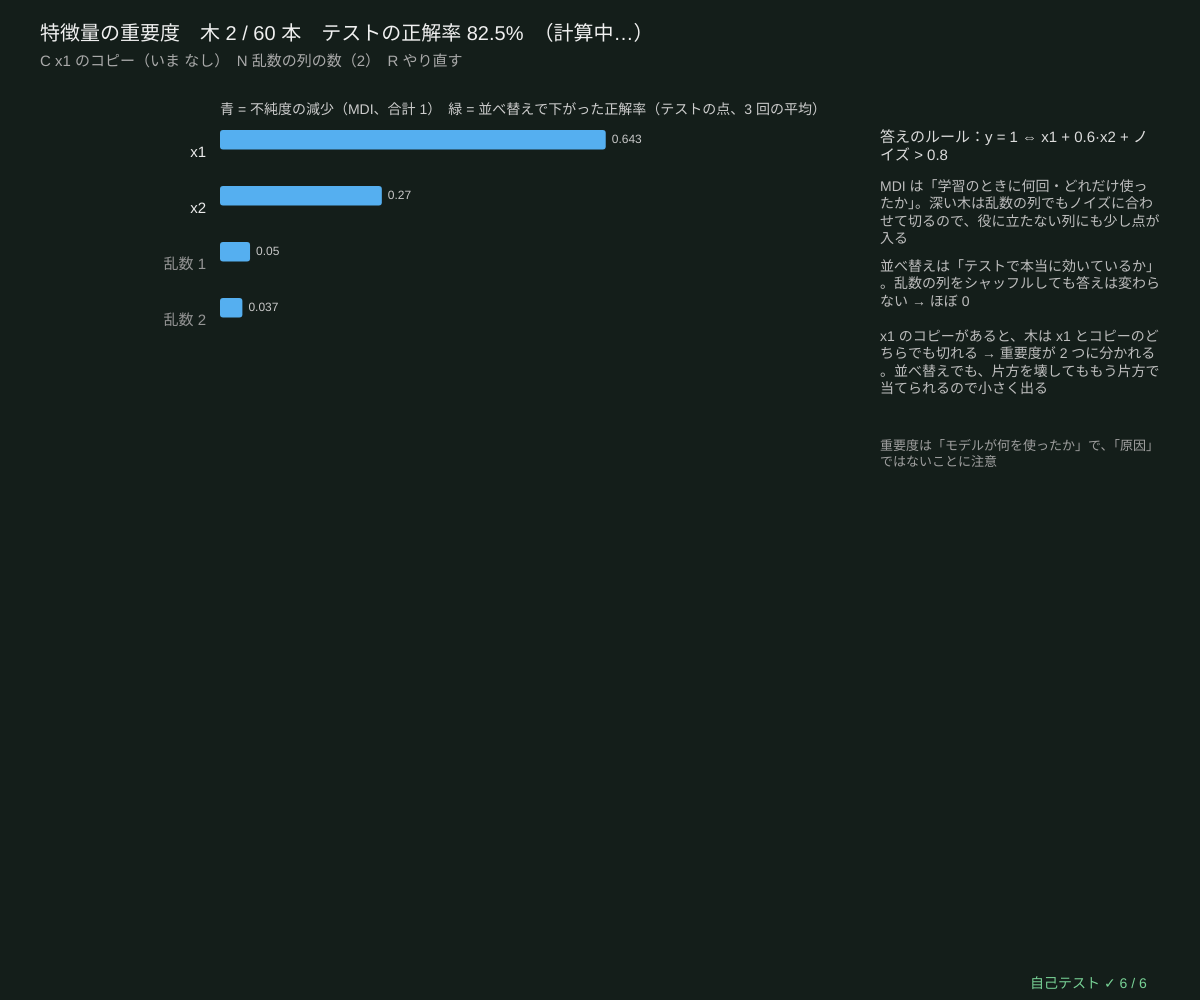
Frame 1 (no input)
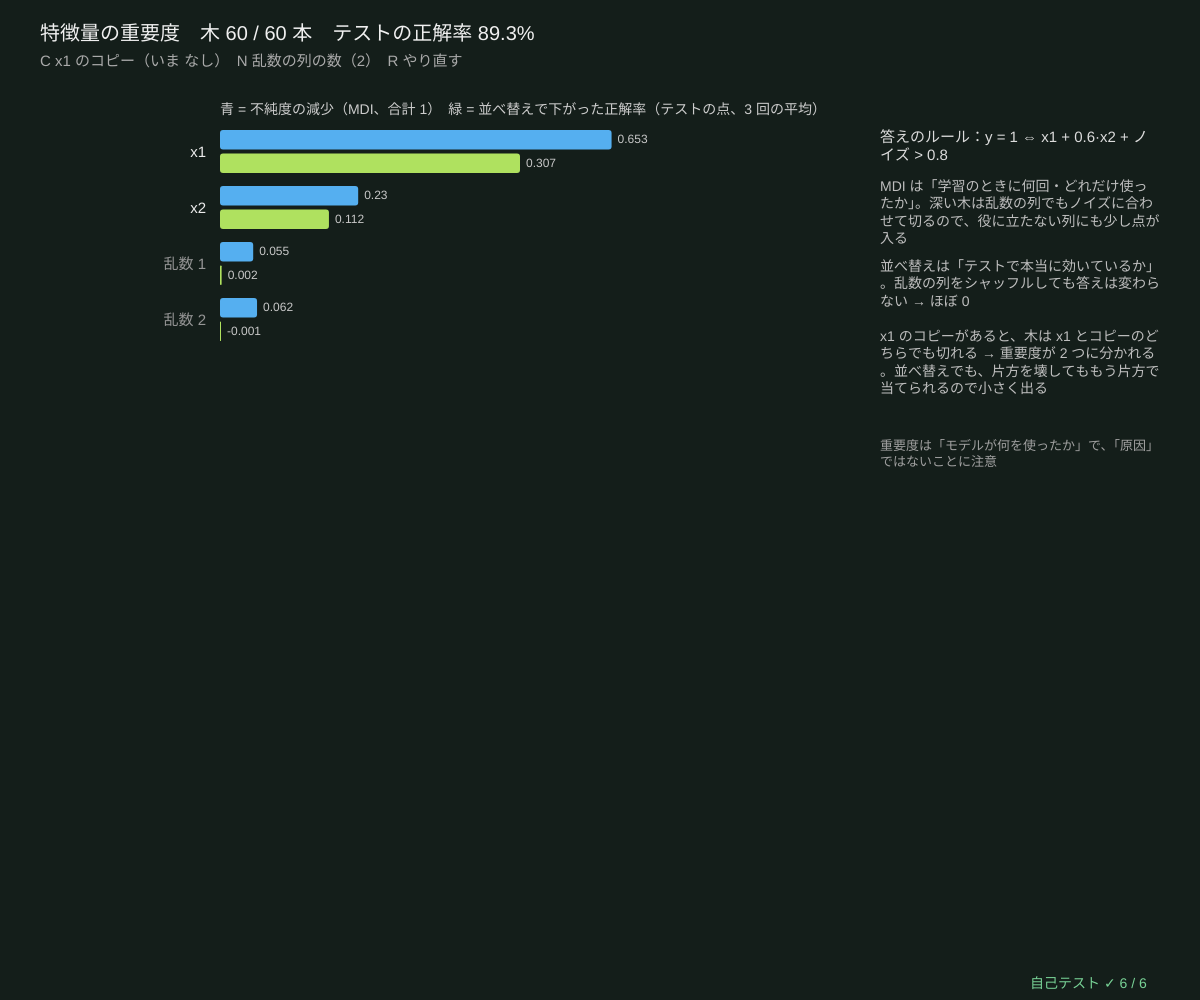
Frame 60 (no input)
Frame 120 (the mouse pressed at the canvas centre since frame 60): identical to frame 60, image omitted

The p5.js sketch that drew these frames (run headless with seeded random() and noise() and a simulated clock; from frame 60 on, the mouse is pressed at the canvas centre):

// p5.js sketch
// ── sketch.js
// ============================================
// 12 特徴量の重要度 ─ フォレストは「どの特徴量で判断した」？ 2 つの測り方を比べる
// 不純度の減少（MDI）：その特徴量で分けたノードのジニの減りを全部たす（学習のついでに計算できる）
// 並べ替え（パーミュテーション）：テストの点で 1 つの列だけをシャッフル → 正解率がどれだけ下がるか（下がらない = 使っていない）
//   答えのルール：y = [x1 + 0.6·x2 + ノイズ > 0.8]。x1 がいちばん大事、x2 が次。「乱数」の列は関係なし
//   C で x1 のコピー（x1 + 少しのずれ）を足すと、x1 の重要度が 2 つに分かれてしまう（相関のある特徴量の落とし穴）
// C x1 のコピーを足す / N 乱数の列の数 / R やり直す
// ============================================

let withCopy = false, nNoise = 2, nTrain = 300, nTest = 400, seedD = 12;   // ★ nNoise = 関係のない乱数の列の数
const N_TREES = 60, REPS = 3;         // ★ 木の本数、シャッフルのくり返し回数
let accT = 0;
let names = [], trainD, testD, forest, mdi = [], perm = [], permF = 0, phase = 0;

function setup() { createCanvas(windowWidth, windowHeight); textWrap(CHAR); selfTest(); restart(); }
function makeImp(n, copy, noise, seed) {
  seedRng(seed); let X = [], y = [];
  for (let i = 0; i < n; i++) {
    let a = rnd(), b = rnd(), x = [a, b];
    if (copy) x.push(clampv(a + 0.05 * rndGauss(), 0, 1));
    for (let k = 0; k < noise; k++) x.push(rnd());
    X.push(x); y.push(a + 0.6 * b + 0.12 * rndGauss() > 0.8 ? 1 : 0);
  }
  return { X, y };
}
function featNames(copy, noise) { let s = ['x1', 'x2']; if (copy) s.push('x1 のコピー'); for (let k = 0; k < noise; k++) s.push('乱数 ' + (k + 1)); return s; }
function restart() {
  names = featNames(withCopy, nNoise);
  trainD = makeImp(nTrain, withCopy, nNoise, seedD); testD = makeImp(nTest, withCopy, nNoise, seedD + 99);
  seedRng(seedD * 5); forest = makeForest(trainD.X, trainD.y, { mtry: Math.max(1, Math.round(Math.sqrt(names.length))), nClass: 2 });
  accT = 0; mdi = names.map(() => 0); perm = names.map(() => null); permF = 0; phase = 0;
}
// ★ 少しずつ計算：まず木を育てる（1 フレームに 2 本）→ 1 フレームに 1 列ずつシャッフルして測る
function work() {
  if (phase === 0) {
    for (let k = 0; k < 2 && forest.trees.length < N_TREES; k++) forestAdd(forest);
    mdi = impurityImportance(forest.trees, names.length); accT = accuracyOf((x) => forestPredict(forest, x), testD.X, testD.y);
    if (forest.trees.length >= N_TREES) phase = 1;
  } else if (phase === 1) {
    seedRng(seedD * 7 + permF);
    perm[permF] = permutationImportance((x) => forestPredict(forest, x), testD.X, testD.y, permF, REPS);
    permF++; if (permF >= names.length) phase = 2;
  }
}

function draw() {
  background(...BG_COL);
  work();
  let bx = 220, bw = width * 0.5, rowH = Math.min(56, (height - 300) / names.length), y0 = 130;
  let maxP = Math.max(0.05, ...perm.filter((v) => v !== null));
  textAlign(LEFT, BASELINE); noStroke(); fill(205); textSize(14);
  text('青 = 不純度の減少（MDI、合計 1）　緑 = 並べ替えで下がった正解率（テストの点、' + REPS + ' 回の平均）', bx, y0 - 16);
  names.forEach((nm, f) => {
    let yy = y0 + f * rowH, wM = bw * mdi[f], p = perm[f];
    fill(nm.startsWith('乱数') ? color(150) : color(235)); textSize(15); textAlign(RIGHT, CENTER); text(nm, bx - 14, yy + rowH * 0.4);
    noStroke(); fill(85, 175, 240); rect(bx, yy, Math.max(1, wM), rowH * 0.35, 3);
    textAlign(LEFT, CENTER); fill(200); textSize(12); text(fmtNum(mdi[f], 3), bx + wM + 6, yy + rowH * 0.17);
    if (p !== null) {
      let wP = bw * 0.5 * clampv(p / maxP, -0.1, 1);
      fill(175, 225, 95); rect(bx, yy + rowH * 0.42, Math.max(1, wP), rowH * 0.35, 3);
      fill(200); text(fmtNum(p, 3), bx + Math.max(1, wP) + 6, yy + rowH * 0.6);
    }
  });
  // ---- 文字
  textAlign(LEFT, BASELINE); noStroke(); fill(240); textSize(20);
  let acc = accT;
  text('特徴量の重要度　木 ' + forest.trees.length + ' / ' + N_TREES + ' 本　テストの正解率 ' + fmtNum(acc * 100, 1) + '%' + (phase < 2 ? '　（計算中…）' : ''), 40, 40);
  fill(170); textSize(15); text('C x1 のコピー（いま ' + (withCopy ? 'あり' : 'なし') + '）　N 乱数の列の数（' + nNoise + '）　R やり直す', 40, 66);
  let tx = bx + bw + 60, tw = width - tx - 40; fill(220); textSize(15);
  text('答えのルール：y = 1 ⇔ x1 + 0.6·x2 + ノイズ > 0.8', tx, 130, tw);
  fill(190); textSize(14);
  text('MDI は「学習のときに何回・どれだけ使ったか」。深い木は乱数の列でもノイズに合わせて切るので、役に立たない列にも少し点が入る', tx, 180, tw);
  text('並べ替えは「テストで本当に効いているか」。乱数の列をシャッフルしても答えは変わらない → ほぼ 0', tx, 260, tw);
  text('x1 のコピーがあると、木は x1 とコピーのどちらでも切れる → 重要度が 2 つに分かれる。並べ替えでも、片方を壊してももう片方で当てられるので小さく出る', tx, 330, tw);
  fill(160); textSize(13);
  text('重要度は「モデルが何を使ったか」で、「原因」ではないことに注意', tx, 440, tw);
  drawSelfTest(width - 170, height - 12);
}
function keyPressed() {
  if (key === 'c' || key === 'C') { withCopy = !withCopy; restart(); }
  if (key === 'n' || key === 'N') { nNoise = nNoise >= 4 ? 0 : nNoise + 1; restart(); }
  if (key === 'r' || key === 'R') { seedD++; restart(); }
  return false;
}

// ---- 自己テスト
function selfTest() {
  selfTestResults = [];
  let tr = makeImp(250, false, 2, 41), te = makeImp(300, false, 2, 42);
  seedRng(3); let F = makeForest(tr.X, tr.y, { mtry: 2, nClass: 2 }); for (let k = 0; k < 30; k++) forestAdd(F);
  let m = impurityImportance(F.trees, 4), fn = (x) => forestPredict(F, x);
  seedRng(4); let p = [0, 1, 2, 3].map((f) => permutationImportance(fn, te.X, te.y, f, 3));
  check('MDI は全部 0 以上で合計 1', m.every((v) => v >= 0) && near(sumArr(m), 1));
  check('乱数の列の並べ替え重要度 ≈ 0（' + fmtNum(p[2], 3) + '、' + fmtNum(p[3], 3) + '、|・| < 0.02）', Math.abs(p[2]) < 0.02 && Math.abs(p[3]) < 0.02);
  check('並べ替えでいちばん大事なのは x1、次が x2', p[0] > p[1] && p[1] > Math.max(p[2], p[3]));
  check('深い木の MDI は乱数の列にも 0 でない点をつける（' + fmtNum(m[2], 3) + ' > 0.02）← MDI のくせ', m[2] > 0.02);
  let st = growTree(tr.X, tr.y, { maxDepth: 1 });
  seedRng(5); let p2 = permutationImportance((x) => treePredict(st, x), te.X, te.y, 1, 3);
  check('使っていない列（切り株が x' + (st.feat + 1) + ' で切るとき x2）をシャッフルしても、正解率はちょうど同じ', st.feat === 0 && p2 === 0);
  let trc = makeImp(250, true, 2, 41);
  seedRng(3); let Fc = makeForest(trc.X, trc.y, { mtry: 2, nClass: 2 }); for (let k = 0; k < 30; k++) forestAdd(Fc);
  let mc = impurityImportance(Fc.trees, 5);
  check('x1 のコピーを足すと、x1 の MDI が減る（' + fmtNum(m[0], 3) + ' → ' + fmtNum(mc[0], 3) + '）、コピーにも分かれる', mc[0] < m[0] && mc[2] > 0.1);
  reportSelfTest();
}

// ---------- やってみよう ----------
// 1. 青（MDI）と緑（並べ替え）で、乱数の列の長さを比べよう。どちらを信じる？
// 2. C で x1 のコピーを足すと、x1 の棒はどうなる？ 「x1 は大事じゃない」と読みまちがえないように
// 3. N で乱数の列を 4 本に。テストの正解率は下がる？ MDI の乱数の列の合計は？
// 4. 答えのルールの 0.6 を 0 にすると、x2 の重要度はどうなる？（makeImp の中）
// 5. 1 本の深い木（mtry なし、1 本）だと重要度はどう変わる？ N_TREES を 1 にしてみよう

// ==================================================
// ここから下は「決定木の道具」（中身は読まなくても OK。消さないでね）
// ==================================================
// ---- 小さな道具：はさむ・合計・いちばん大きい番号
function clampv(v, a, b) { return v < a ? a : v > b ? b : v; }
function sumArr(a) { let s = 0; for (let v of a) s += v; return s; }
function argMaxArr(a) { let b = 0; for (let i = 1; i < a.length; i++) if (a[i] > a[b]) b = i; return b; }   // 同点なら小さい番号
// ---- 種つきの乱数（同じ種なら毎回同じ列）
let rngState = 1;
function seedRng(s) { rngState = (s >>> 0) || 1; }
function rnd() {                       // 0〜1 の一様乱数（mulberry32）
  rngState = (rngState + 0x6d2b79f5) >>> 0;
  let t = rngState;
  t = Math.imul(t ^ (t >>> 15), t | 1);
  t ^= t + Math.imul(t ^ (t >>> 7), t | 61);
  return ((t ^ (t >>> 14)) >>> 0) / 4294967296;
}
function rndInt(a, b) { return a + Math.floor(rnd() * (b - a + 1)); }
function rndGauss() { let u = Math.max(1e-12, rnd()), v = rnd(); return Math.sqrt(-2 * Math.log(u)) * Math.cos(2 * Math.PI * v); }
function shuffleArr(a) { for (let i = a.length - 1; i > 0; i--) { let j = Math.floor(rnd() * (i + 1)); [a[i], a[j]] = [a[j], a[i]]; } return a; }
// ---- 不純度：counts = 各クラスの個数（重みつきでもよい）
function entropyP(p) { return p <= 0 || p >= 1 ? 0 : -p * Math.log2(p) - (1 - p) * Math.log2(1 - p); }   // 2 クラスのエントロピー（ビット）
function entropyOf(counts) {
  let n = sumArr(counts), h = 0; if (n <= 0) return 0;
  for (let c of counts) if (c > 0) { let q = c / n; h -= q * Math.log2(q); }
  return Math.max(0, h);
}
function giniOf(counts) { let n = sumArr(counts), s = 1; if (n <= 0) return 0; for (let c of counts) s -= (c / n) * (c / n); return Math.max(0, s); }
function errOf(counts) { let n = sumArr(counts); return n <= 0 ? 0 : Math.max(0, 1 - Math.max(...counts) / n); }   // 誤分類率
function impurityOf(counts, crit) { return crit === 'entropy' ? entropyOf(counts) : crit === 'error' ? errOf(counts) : giniOf(counts); }
// 分けたときの「不純度の減り」= 親 − (左の割合·左 + 右の割合·右)。crit = 'entropy' なら情報利得
function gainOf(parent, left, right, crit) {
  let n = sumArr(parent), nl = sumArr(left), nr = sumArr(right); if (n <= 0) return 0;
  return impurityOf(parent, crit) - (nl / n) * impurityOf(left, crit) - (nr / n) * impurityOf(right, crit);
}
// ---- CART（分類）：全部の特徴量 × 全部のしきい値（並べた値の中点）を調べて、不純度がいちばん減る分割を選ぶ
// o = { maxDepth, minLeaf, crit: 'gini' | 'entropy' | 'error', mtry（分割ごとに見る特徴量の数）, w（点の重み）, idx（使う点の番号）, nClass }
// ノード = { leaf, feat, thr, left, right, counts, n, imp, pred, dec（重みつきの不純度の減り）, depth, id }
let nodeCounter = 0;
function growTree(X, y, o) {
  o = o || {};
  let ctx = {
    X, y, K: o.nClass || Math.max(1, ...y.map((v) => v + 1)), d: X.length ? X[0].length : 0,
    w: o.w || null, crit: o.crit || 'gini', maxDepth: o.maxDepth === undefined ? 40 : o.maxDepth,
    minLeaf: Math.max(1, o.minLeaf || 1), mtry: o.mtry || 0,
  };
  return growNode(ctx, o.idx ? o.idx.slice() : X.map((_, i) => i), 0);
}
function growNode(ctx, idx, depth) {
  let { X, y, K, w, crit } = ctx, counts = new Array(K).fill(0);
  for (let i of idx) counts[y[i]] += w ? w[i] : 1;
  let node = { leaf: true, counts, n: idx.length, imp: impurityOf(counts, crit), pred: argMaxArr(counts), depth, id: nodeCounter++, dec: 0 };
  let kinds = counts.filter((c) => c > 0).length;
  if (depth >= ctx.maxDepth || idx.length < 2 * ctx.minLeaf || kinds <= 1) return node;
  let best = bestSplit(ctx, idx, counts);
  if (!best) return node;
  let L = [], R = [];
  for (let i of idx) (X[i][best.feat] <= best.thr ? L : R).push(i);
  node.leaf = false; node.feat = best.feat; node.thr = best.thr; node.dec = best.dec;
  node.left = growNode(ctx, L, depth + 1); node.right = growNode(ctx, R, depth + 1);
  return node;
}
// ★ いちばんよい分割：特徴量ごとに点を並べ、左から 1 つずつ動かしながら左右の個数を更新する
function bestSplit(ctx, idx, counts) {
  let feats = Array.from({ length: ctx.d }, (_, f) => f);
  if (ctx.mtry > 0 && ctx.mtry < ctx.d) shuffleArr(feats);     // ランダムフォレスト：前の mtry 個だけを見る
  let first = ctx.mtry > 0 ? Math.min(ctx.mtry, ctx.d) : ctx.d;
  let best = splitOver(ctx, idx, counts, feats.slice(0, first));
  if (!best && first < ctx.d) best = splitOver(ctx, idx, counts, feats.slice(first));   // 切れる特徴量が 1 つもないときだけ残りを見る
  return best;
}
function splitOver(ctx, idx, counts, feats) {
  let { X, y, K, w, crit, minLeaf } = ctx, W = sumArr(counts), pImp = impurityOf(counts, crit), best = null;
  let lc = new Array(K), rc = new Array(K);
  for (let f of feats) {
    let ord = idx.slice().sort((a, b) => X[a][f] - X[b][f]), lw = 0;
    lc.fill(0);
    for (let k = 0; k < ord.length - 1; k++) {
      let i = ord[k], wi = w ? w[i] : 1;
      lc[y[i]] += wi; lw += wi;
      let v0 = X[i][f], v1 = X[ord[k + 1]][f];
      if (!(v1 > v0) || k + 1 < minLeaf || ord.length - k - 1 < minLeaf) continue;   // 同じ値の間では切れない
      for (let j = 0; j < K; j++) rc[j] = counts[j] - lc[j];
      let dec = W * pImp - lw * impurityOf(lc, crit) - (W - lw) * impurityOf(rc, crit);
      if (!best || dec > best.dec + 1e-12) best = { feat: f, thr: (v0 + v1) / 2, dec };
    }
  }
  return best;
}
// 根から葉までたどる。dLim = 見せる深さ、aLim = 剪定の α（alphaCut ≤ α のノードは葉として扱う）
function leafOf(node, x, dLim, aLim) {
  let dl = dLim === undefined ? Infinity : dLim, al = aLim === undefined ? -Infinity : aLim;
  while (!node.leaf && node.depth < dl && !(al >= node.alphaCut)) node = x[node.feat] <= node.thr ? node.left : node.right;
  return node;
}
function treePredict(root, x, dLim, aLim) { return leafOf(root, x, dLim, aLim).pred; }
function isCut(t, dLim, aLim) { return t.leaf || t.depth >= (dLim === undefined ? Infinity : dLim) || (aLim !== undefined && aLim >= t.alphaCut); }
function treeNodes(root, dLim, aLim) {   // 見えているノードを全部（行きがけ順）
  let out = [], st = [root];
  while (st.length) { let t = st.pop(); out.push(t); if (!isCut(t, dLim, aLim)) st.push(t.right, t.left); }
  return out;
}
function countLeaves(root, dLim, aLim) { return treeNodes(root, dLim, aLim).filter((t) => isCut(t, dLim, aLim)).length; }
function treeDepth(root, dLim, aLim) { return Math.max(...treeNodes(root, dLim, aLim).map((t) => t.depth)); }
function accuracyOf(fn, X, y, idx) {     // fn(x) → クラス。idx を渡すとその点だけ
  let ids = idx || X.map((_, i) => i), ok = 0;
  for (let i of ids) if (fn(X[i]) === y[i]) ok++;
  return ids.length ? ok / ids.length : 0;
}
// ---- バギング / ランダムフォレスト：ブートストラップ（n 個を重複ありで引く）で木を 1 本ずつ育てる
// 袋の外（OOB）の点 = その木の学習に使われなかった点 → その木の票を「テストの票」として集める
function bootstrapIdx(n) { let idx = [], inb = new Uint8Array(n); for (let k = 0; k < n; k++) { let j = Math.floor(rnd() * n); idx.push(j); inb[j] = 1; } return { idx, inb }; }
function makeForest(X, y, o) { let K = (o && o.nClass) || Math.max(...y) + 1; return { X, y, o: Object.assign({ nClass: K }, o), K, trees: [], oob: X.map(() => new Array(K).fill(0)) }; }
function forestAdd(F) {
  let b = bootstrapIdx(F.X.length), t = growTree(F.X, F.y, Object.assign({}, F.o, { idx: b.idx }));
  t.inb = b.inb; F.trees.push(t);
  for (let i = 0; i < F.X.length; i++) if (!b.inb[i]) F.oob[i][treePredict(t, F.X[i])]++;
  return t;
}
function forestVote(F, x, m) { let v = new Array(F.K).fill(0), M = Math.min(m === undefined ? F.trees.length : m, F.trees.length); for (let k = 0; k < M; k++) v[treePredict(F.trees[k], x)]++; return v; }
function forestPredict(F, x, m) { return argMaxArr(forestVote(F, x, m)); }
function oobError(F) { let n = 0, bad = 0; F.oob.forEach((v, i) => { if (sumArr(v) > 0) { n++; if (argMaxArr(v) !== F.y[i]) bad++; } }); return n ? bad / n : 0; }
// ---- 特徴量の重要度
// 不純度の減少（MDI）：その特徴量で分けたノードの「重みつきの不純度の減り」を全部たして、合計 1 にする
function impurityImportance(trees, d) {
  let imp = new Array(d).fill(0);
  for (let t of trees) { let W = sumArr(t.counts) || 1; for (let q of treeNodes(t)) if (!q.leaf) imp[q.feat] += q.dec / W; }
  let s = sumArr(imp); return imp.map((v) => (s > 0 ? v / s : 0));
}
// 並べ替え（パーミュテーション）：テストの点で 1 つの特徴量の列だけをシャッフル → 正解率がどれだけ下がるか（reps 回の平均）
function permutationImportance(fn, X, y, f, reps) {
  let base = accuracyOf(fn, X, y), drop = 0;
  for (let r = 0; r < reps; r++) {
    let col = shuffleArr(X.map((x) => x[f])), Xp = X.map((x, i) => { let z = x.slice(); z[f] = col[i]; return z; });
    drop += base - accuracyOf(fn, Xp, y);
  }
  return drop / reps;
}
// ---- 描く道具：クラスの色、領域の絵、木の図
const CLS_COL = [[245, 140, 75], [85, 175, 240], [175, 225, 95]];   // ★ クラス A・B・C の色
const BG_COL = [20, 30, 26];                                       // 背景（森の色）
function mixCol(probs, k) {           // クラスの割合 → 背景と混ぜた色（k = 色の濃さ）
  let c = BG_COL.slice(), s = sumArr(probs) || 1;
  probs.forEach((p, j) => { for (let q = 0; q < 3; q++) c[q] += (p / s) * (CLS_COL[j][q] - BG_COL[q]) * k; });
  return c;
}
// img の全部の画素に fn(u, v) → [r, g, b] を塗る（u は右向き、v は上向き、どちらも 0〜1）
function paintImage(img, fn) {
  img.loadPixels();
  let W = img.width, H = img.height;
  for (let py = 0; py < H; py++) for (let px = 0; px < W; px++) {
    let c = fn((px + 0.5) / W, 1 - (py + 0.5) / H), i = 4 * (px + W * py);
    img.pixels[i] = c[0]; img.pixels[i + 1] = c[1]; img.pixels[i + 2] = c[2]; img.pixels[i + 3] = 255;
  }
  img.updatePixels();
}
function toPx(bx, u, v) { return [bx.x + u * bx.w, bx.y + (1 - v) * bx.h]; }   // [0,1]² → 画面
function fromPx(bx, px, py) { return [(px - bx.x) / bx.w, 1 - (py - bx.y) / bx.h]; }
function drawPoints(bx, X, y, r, ws) {   // ws = 点の大きさの倍率（なければ 1）
  stroke(15); strokeWeight(1);
  for (let i = 0; i < X.length; i++) { let p = toPx(bx, X[i][0], X[i][1]); fill(...CLS_COL[y[i]]); circle(p[0], p[1], r * (ws ? ws[i] : 1)); }
}
function fmtNum(v, d) { if (!isFinite(v)) return '?'; let s = (+v.toFixed(d === undefined ? 2 : d)).toString(); return s === '-0' ? '0' : s; }
// ---- 自己テストの道具
let selfTestResults = [];
function check(name, cond) { selfTestResults.push({ name, ok: !!cond }); }
function near(a, b, tol) { return a !== null && a !== undefined && isFinite(a) && Math.abs(a - b) <= (tol === undefined ? 1e-9 : tol); }
function noNaN(v) { return Array.isArray(v) ? v.every(noNaN) : !(typeof v === 'number' && v !== v); }
function reportSelfTest() { for (let r of selfTestResults) (r.ok ? console.log : console.error)((r.ok ? '✓ ' : '✗ ') + r.name); }
function selfTestLine() { let n = selfTestResults.filter((r) => r.ok).length; return '自己テスト ' + (n === selfTestResults.length ? '✓ ' : '✗ ') + n + ' / ' + selfTestResults.length; }
function drawSelfTest(x, y) { noStroke(); fill(selfTestResults.every((r) => r.ok) ? color(120, 210, 150) : color(255, 90, 90)); textSize(14); textAlign(LEFT, BASELINE); text(selfTestLine(), x, y); }
